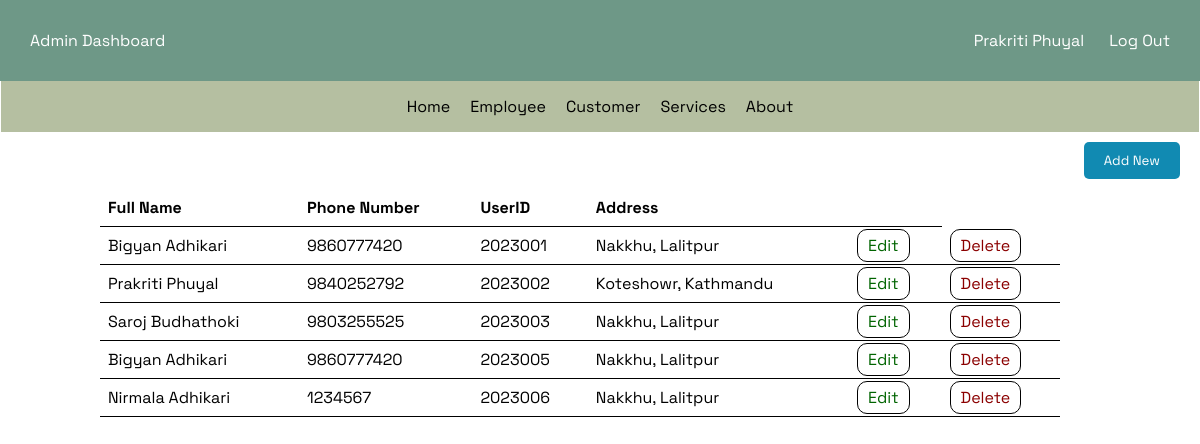
The page /userDashboard.php (signed in) on the database its author committed.
### tables this page shows
CREATE TABLE `users` (
  `FullName` varchar(30) DEFAULT NULL,
  `PhoneNumber` bigint(13) DEFAULT NULL,
  `UserID` varchar(10) DEFAULT NULL,
  `Address` varchar(30) DEFAULT NULL
);

### userDashboard.php (the view, shortened to what this page needs)
<?php
$user_name = $_SESSION['User_name'];
include "db_connect.php";
 $mysqli = new mysqli($host, $username, $password, $database);
 $query = "select * from users";
 $run = mysqli_query($mysqli,$query);
 ?>
<!DOCTYPE html>
<html lang="en">
  <head>
    <link rel="stylesheet" href="./userDashboard.css">
  </head>
  <body>
    <div class="header">
      <div class="title">
        <div class="adminName">Admin Dashboard</div>
        <div class="userInfo">
          <div class="userIcon">
            <p><?php
             echo $user_name; ?></p>
          </div>
          <div class="logoutBtn"><a href="./logout.php">Log Out</a></div>
        </div>
      </div>
      <div class="navbar">
        <li class="nav-links home" onclick="window.location.href='userDashboard.php'" >Home</li>
        <li class="nav-links">Employee</li>
        <li class="nav-links">Customer</li>
        <li class="nav-links">Services</li>
        <li class="nav-links">About</li>
      </div>
    </div>
    <div class="body">
      <div class="userAddDel">
        <button class="editButtons" id="addNewBtn" onclick="window.location.href='addNewUser.php'">Add New</button>
      </div>
      <div class="table">
          <table>
            <tr class="heading">
              <th>Full Name</th>
              <th>Phone Number</th>
              <th>UserID</th>
              <th>Address</th>
              <th></th>
            </tr>
            <?php
              if ($num = mysqli_num_rows($run)>0) {
                    while ($result = mysqli_fetch_assoc($run)) {
                        echo "
                              <tr class='data'>
                                  <td>".$result['FullName']."</td>
                                  <td>".$result['PhoneNumber']."</td>
                                  <td>".$result['UserID']."</td>
                                  <td>".$result['Address']."</td>
                                  <td><a href='db_edituser.php?UserID=".$result['UserID']."' id='editbutton'>Edit</a></td>
                                  <td><a href='db_deleteuser.php?UserID=".$result['UserID']."' id='deletebtn'>Delete</a></td>
                              </tr>
                        ";
                    }
              }
            ?>
          </table>
 </div>
      </div>
  </body>
</html>

### userDashboard.css (style rules this page uses)
#deletebtn { border: 1px solid black; text-decoration: none; color: darkred; padding: 5px 10px; border-radius: 10px; }
* { margin: 0; padding: 0; font-family: "Space Grotesk", sans-serif; }
.header .title { display: flex; justify-content: space-between; padding: 30px; font-family: "Space Grotesk", sans-serif; background-color: #6e9887; color: white; }
.title { align-items: center; }
.userInfo { display: flex; align-items: center; }
.userIcon { display: flex; margin-right: 25px; cursor: pointer; align-items: center; }
.logoutBtn { cursor: pointer; }
.logoutBtn a { color: white; text-decoration: none; }
.navbar { justify-content: center; display: flex; list-style: none; background-color: #b5bfa1; margin: 0 1px 0 1px; padding: 5px; font-family: "Space Grotesk", sans-serif; }
.navbar li { padding: 10px; cursor: pointer; }
.userAddDel { display: flex; justify-content: flex-end; margin: 10px; }
.userAddDel button { padding: 10px 20px; margin-right: 10px; border: 0; background-color: #118ab2; border-radius: 5px; color: #fff; cursor: pointer; }
.editButtons { margin-right: 5px; }
a { text-decoration: none; }
.home { text-decoration: none; color: black; }
table { border-collapse: collapse; width: 80%; margin-left: 100px; }
th, td { border-bottom: 1px solid black; padding: 8px; text-align: left; }
tr { padding: 10px; }

### userDashboard.php (style rules this page uses)
#editbutton { border: 1px solid black; text-decoration: none; color: darkgreen; padding: 5px 10px; border-radius: 10px; }
#deletebtn { border: 1px solid black; text-decoration: none; color: darkred; padding: 5px 10px; border-radius: 10px; }
* { margin: 0; padding: 0; font-family: "Space Grotesk", sans-serif; }
.header .title { display: flex; justify-content: space-between; padding: 30px; font-family: "Space Grotesk", sans-serif; background-color: #6e9887; color: white; }
.title { align-items: center; }
.userInfo { display: flex; align-items: center; }
.userIcon { display: flex; margin-right: 25px; cursor: pointer; align-items: center; }
.logoutBtn { cursor: pointer; }
.logoutBtn a { color: white; text-decoration: none; }
.navbar { justify-content: center; display: flex; list-style: none; background-color: #b5bfa1; margin: 0 1px 0 1px; padding: 5px; font-family: "Space Grotesk", sans-serif; }
.navbar li { padding: 10px; cursor: pointer; }
.userAddDel { display: flex; justify-content: flex-end; margin: 10px; }
.userAddDel button { padding: 10px 20px; margin-right: 10px; border: 0; background-color: #118ab2; border-radius: 5px; color: #fff; cursor: pointer; }
.editButtons { margin-right: 5px; }
a { text-decoration: none; }
.home { text-decoration: none; color: black; }
table { border-collapse: collapse; width: 80%; margin-left: 100px; }
th, td { border-bottom: 1px solid black; padding: 8px; text-align: left; }
tr { padding: 10px; }

### rows shown on the page
users: FullName "Bigyan Adhikari", PhoneNumber "9860777420", UserID "2023001", Address "Nakkhu, Lalitpur"
users: FullName "Prakriti Phuyal", PhoneNumber "9840252792", UserID "2023002", Address "Koteshowr, Kathmandu"
users: FullName "Saroj Budhathoki", PhoneNumber "9803255525", UserID "2023003", Address "Nakkhu, Lalitpur"
users: FullName "Bigyan Adhikari", PhoneNumber "9860777420", UserID "2023005", Address "Nakkhu, Lalitpur"
users: FullName "Nirmala Adhikari", PhoneNumber "1234567", UserID "2023006", Address "Nakkhu, Lalitpur"

### other values the page prints
$user_name "Prakriti Phuyal"
